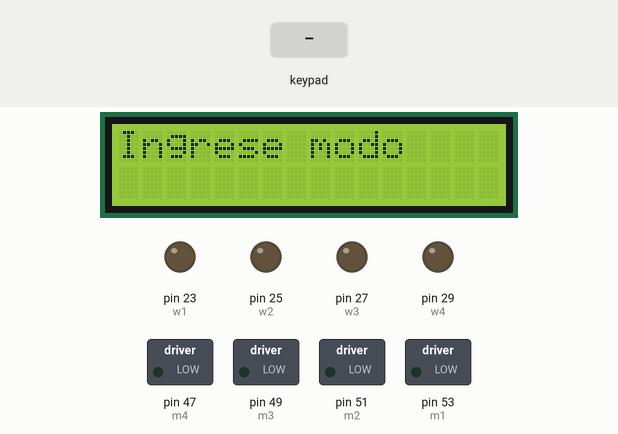
The sketch below on a simulated Arduino Mega 2560, built with avr-gcc and run on an emulated ATmega2560. On the bench: 16×2 character LCD, switched loads named in the sketch (green lamp = pin HIGH), output pins drawn as LEDs (lit = HIGH). The test bench sets the inputs (shaded band). WiFi joins after 1.5 s; servers stay silent unless stated; what the sketch prints to the serial monitor is not drawn.

Above: at 2.2 s.
2.3 s: keypad keys 4 0 4 2 4 4 pressed 0.4 s apart
At 5.8 s:
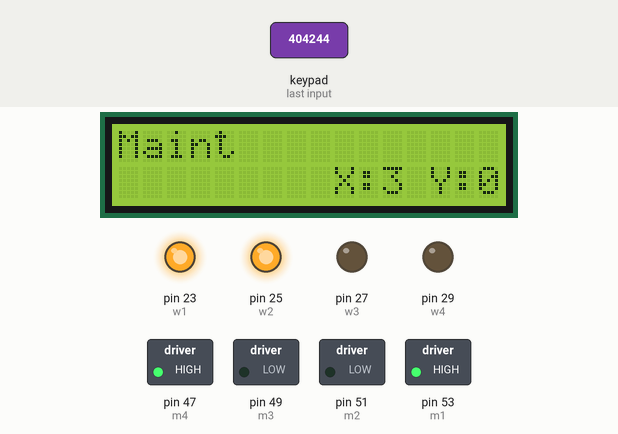
6.2 s: key '8' pressed
At 7.3 s:
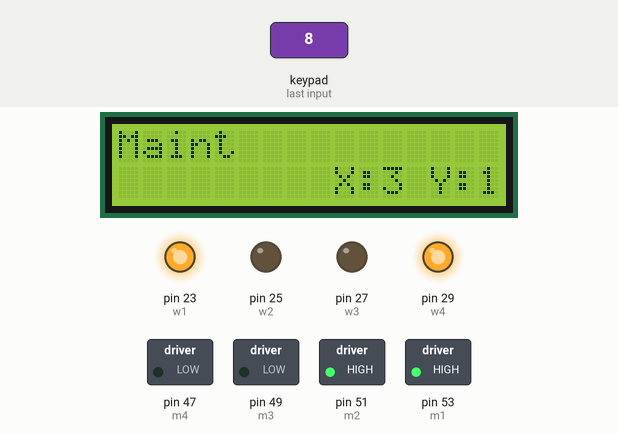
7.9 s: key '4' pressed
At 9.2 s:
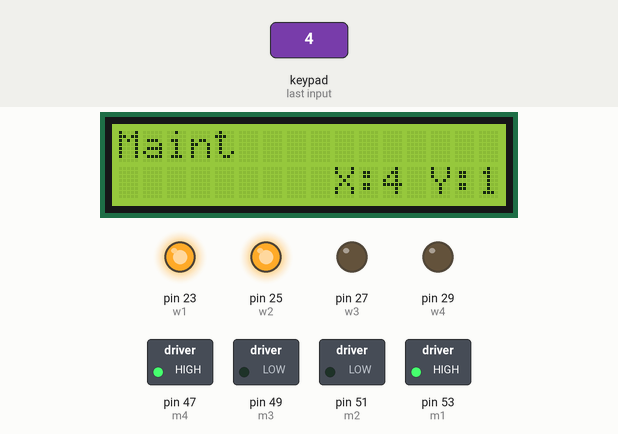
9.5 s: keypad keys 4 0 4 2 4 4 # pressed 0.4 s apart
At 13.5 s:
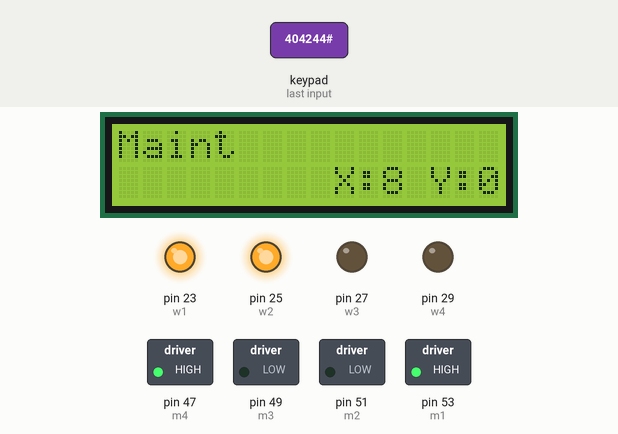
13.8 s: keypad keys 3 8 3 6 3 4 3 2 pressed 0.4 s apart
At 15.72 s:
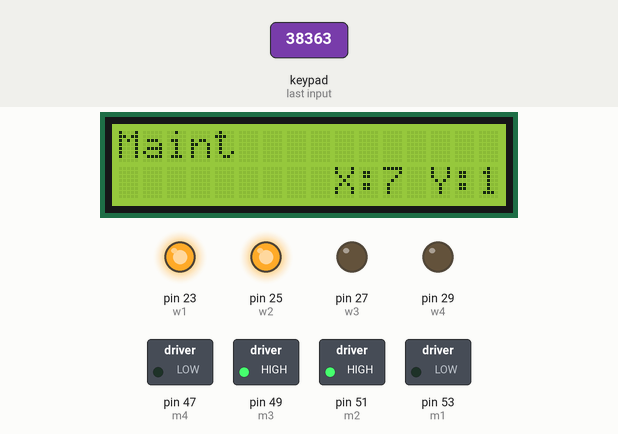
Timing chart, 0 to 18.7 s (numbered marks = the images above; inputs shaded):
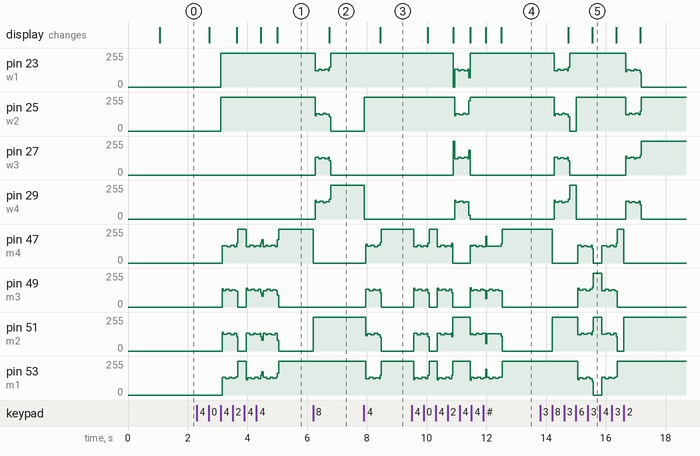

Measured:
- after the input at 2.3 s, pin 23 (w1), pin 25 (w2): 0/255 → 255/255 after 0.80 s; the display: first changes after 0.41 s (image 1 shows a later state)
- after the input at 6.2 s, pin 47 (m4): 255/255 → 0/255 at once; pin 51 (m2): 0/255 → 255/255 at once; the display: changes after 0.54 s (image 2)
- after the input at 7.9 s, pin 25 (w2): 0/255 → 255/255 at once; pin 29 (w4): 255/255 → 0/255 at once; the display: changes after 0.55 s (image 3)
- after the input at 13.8 s, the display: first changes after 0.95 s (image 5 shows a later state)

The sketch:

TP_SEAR.ino
```cpp
#include <SPI.h>
#include <Keypad.h>
#include <Ethernet.h>
#include <LiquidCrystal.h>


// ==========================
// == MOTOR CONFIG
// ==========================

int const MOTOR_POLES = 4;
int const MOTOR_STEPS = 4;

int const STEP [ MOTOR_STEPS ][ MOTOR_POLES ] = {
  {1, 1, 0, 0},
  {0, 1, 1, 0},
  {0, 0, 1, 1},
  {1, 0, 0, 1}
};

int const GEAR_RATIO = 64;
int const SHAFT_STEPS = 8;

int const SHAFT_MOTOR_STEPS_RATIO = GEAR_RATIO * MOTOR_STEPS;
int const MOTOR_TURN_DELAY = 1;

boolean turnRight, turnLeft;
int shaftPositionX = 0;
int motorStepX = 0;

const int m1 = 53;
const int m2 = 51;
const int m3 = 49;
const int m4 = 47;

boolean turnUp, turnDown;
int shaftPositionY = 0;
int motorStepY = 0;

const int w1 = 23;
const int w2 = 25;
const int w3 = 27;
const int w4 = 29;


// ==========================
// == KEYPAD CONFIG
// ==========================

const int ROWS = 4;
const int COLS = 3;

const char keys[ROWS][COLS] = {
  {'*', '0', '#'},
  {'7', '8', '9'},
  {'4', '5', '6'},
  {'1', '2', '3'},
};

byte colPins[COLS] = {40, 42, 44};
byte rowPins[ROWS] = {38, 36, 34, 32};

Keypad keypad = Keypad(makeKeymap(keys), rowPins, colPins, ROWS, COLS);

const char KEY_UP    = '8';
const char KEY_DOWN  = '2';
const char KEY_LEFT  = '6';
const char KEY_RIGHT = '4';


// ==========================
// == LCD CONFIG
// ==========================

const int D4 = A13;
const int D5 = A12;
const int D6 = A11;
const int D7 = A10;

const int RS = A9;
const int EN = A8;

LiquidCrystal lcd(RS, EN, D4, D5, D6, D7);


// ==========================
// == ETHERNET CONFIG
// ==========================

// Enter a MAC address for your controller below.
// Newer Ethernet shields have a MAC address printed on a sticker on the shield
byte mac[] = { 0xDE, 0xAD, 0xBE, 0xEF, 0xFE, 0xE1 };
// if you don't want to use DNS (and reduce your sketch size)
// use the numeric IP instead of the name for the server:

byte SERVER[] = {192, 168, 3, 139};

IPAddress server(SERVER[0], SERVER[1], SERVER[2], SERVER[3]);    // numeric IP for Google (no DNS)
//char server[] = "www.google.com";    // name address for Google (using DNS)

// Set the static IP address to use if the DHCP fails to assign
IPAddress ip(192, 168, 3, 108);

// Initialize the Ethernet client library
// with the IP address and port of the server
// that you want to connect to (port 80 is default for HTTP):
EthernetClient client;

const int PORT = 3005;

String RESPONSE_UP    = "@up";
String RESPONSE_DOWN  = "@down";
String RESPONSE_LEFT  = "@left";
String RESPONSE_RIGHT = "@right";


// ==========================
// == GLOBAL VARS
// ==========================

long time = 0;

const int TEST_MODE = 1;
const int MAINT_MODE = 2;
const int NORMAL_MODE = 4;

int MODE = 0;


// ==========================
// == SETUP
// ==========================

void setup() {
  setupSerial();
  setupLCD();
  setupMotor();
  setupEthernet();
}

void setupSerial() {
  Serial.begin(9600);
  while (!Serial) {}
  Serial.println("...Starting...");
}

void setupMotor() {
  pinMode(m1, OUTPUT);
  pinMode(m2, OUTPUT);
  pinMode(m3, OUTPUT);
  pinMode(m4, OUTPUT);
  pinMode(w1, OUTPUT);
  pinMode(w2, OUTPUT);
  pinMode(w3, OUTPUT);
  pinMode(w4, OUTPUT);
  Serial.println("Motor Configured");
}

void setupLCD() {
  Serial.println("Setup LCD");
  lcd.begin(16, 2);
  lcd.setCursor(0, 0);
  lcd.print("Hello Moto!");
  Serial.println("LCD Started");
}

void setupEthernet() {
  Serial.println("Setup Ethernet");
  Ethernet.begin(mac, ip);
  Serial.println(Ethernet.localIP());
  delay(1000);
  Serial.println("Ethernet started");
}


// ==========================
// == LOOP
// ==========================

void loop() {

  if (MODE == 0) MODE = print_set_mode();

  if (MODE == TEST_MODE) test_mode();
  if (MODE == MAINT_MODE) maint_mode();
  if (MODE == NORMAL_MODE) normal_mode();

}

void test_mode() {
  Serial.println("Iniciando pruebas del modo test");
  Serial.println("Prueba de ping");
  long test_started_time = millis();
  long time_running = 0;
  while (time_running <= 10 * 1000){
    long start_time = millis();
    make_request("/ping");
    long end_time = millis();
    Serial.print("Ping: ");
    Serial.print(end_time - start_time);
    Serial.println("ms");
    lcd.setCursor(0, 1);
    lcd.print("                ");
    lcd.setCursor(0, 1);
    lcd.print("Ping: ");
    lcd.print(end_time - start_time);
    lcd.print("ms");
    time_running = millis() - test_started_time;
  }
  int turnNo;

  lcd.setCursor(0, 1);
  lcd.print("                ");
  lcd.setCursor(0, 1);

  Serial.println("Prueba de motor eje X");
  for (turnNo = 0; turnNo < SHAFT_MOTOR_STEPS_RATIO; turnNo++) {
    move_from_command(KEY_RIGHT);
  }

  for (turnNo = 0; turnNo < SHAFT_MOTOR_STEPS_RATIO; turnNo++) {
    move_from_command(KEY_LEFT);
  }

  Serial.println("Prueba de motor eje Y");
  for (turnNo = 0; turnNo < SHAFT_MOTOR_STEPS_RATIO; turnNo++) {
    move_from_command(KEY_UP);
  }

  for (turnNo = 0; turnNo < SHAFT_MOTOR_STEPS_RATIO; turnNo++) {
    move_from_command(KEY_DOWN);
  }

  Serial.println("Fin pruebas del motor");
}

void maint_mode() {
  char key = keypad.getKey();
  move_from_command(key);
}

void normal_mode() {
  char key = get_char_code_from(make_request("/hola"));
  move_from_command(key);
}

String get_str_code_from(char key) {
  if (key == KEY_UP)    return RESPONSE_UP;
  if (key == KEY_DOWN)  return RESPONSE_DOWN;
  if (key == KEY_LEFT)  return RESPONSE_LEFT;
  if (key == KEY_RIGHT) return RESPONSE_RIGHT;
}

char get_char_code_from(String response) {
  if (response == RESPONSE_UP)    return KEY_UP;
  if (response == RESPONSE_DOWN)  return KEY_DOWN;
  if (response == RESPONSE_LEFT)  return KEY_LEFT;
  if (response == RESPONSE_RIGHT) return KEY_RIGHT;
}

void print_in_lcd(char key) {

  lcd.setCursor(8, 1);
  lcd.print(" X:");
  lcd.print(shaftPositionX);
  lcd.print(" Y:");
  lcd.print(shaftPositionY);

  Serial.print(" X:");
  Serial.print(shaftPositionX);
  Serial.print(" Y:");
  Serial.println(shaftPositionY);

}

int print_set_mode() {

  lcd.clear();
  lcd.setCursor(0, 0);
  lcd.print("Ingrese modo");
  Serial.println("Ingrese modo");
  char key;
  do {
    key = keypad.getKey();
  } while (key != '#' && key != '0' && key != '*');

  Serial.print("Modo Seteado");
  lcd.clear();
  lcd.setCursor(0, 0);

  if (key == '#') {
    lcd.print("Test");
    return TEST_MODE;
  }
  if (key == '0') {
    lcd.print("Maint");
    return MAINT_MODE;
  }
  if (key == '*') {
    lcd.print("Normal");
    return NORMAL_MODE;
  }
}

void lcd_print_if(char key, char expected, String message) {
  if (key == expected) {
    lcd.clear();
    lcd.setCursor(0, 0);
    lcd.print(message);
    Serial.println(message);
  }
}

void move_from_command(char key) {

  turnUp    = key == KEY_UP;
  turnDown  = key == KEY_DOWN;
  turnLeft  = key == KEY_LEFT;
  turnRight = key == KEY_RIGHT;

  if (turnLeft || turnRight || turnDown || turnUp) {
    move_shaft();
    print_in_lcd(key);
  }

}

void move_shaft() {
  int turnNo;
  if ((turnRight && shaftPositionX <= 7) || (shaftPositionX > 0 && turnLeft) || (turnUp && shaftPositionY <= 7) || (shaftPositionY > 0 && turnDown)) {
    for (turnNo = 0; turnNo < SHAFT_MOTOR_STEPS_RATIO; turnNo++) {
      move_motor();
      delay(2);
    }
    if (turnRight) {
      shaftPositionX++;
    } else if (turnLeft) {
      shaftPositionX--;
    } else if (turnUp) {
      shaftPositionY++;
    } else if (turnDown) {
      shaftPositionY--;
    }
  }
}

void move_motor() {
  digitalWrite( m1, STEP[motorStepX][0] );
  digitalWrite( m2, STEP[motorStepX][1] );
  digitalWrite( m3, STEP[motorStepX][2] );
  digitalWrite( m4, STEP[motorStepX][3] );
  digitalWrite( w1, STEP[motorStepY][0] );
  digitalWrite( w2, STEP[motorStepY][1] );
  digitalWrite( w3, STEP[motorStepY][2] );
  digitalWrite( w4, STEP[motorStepY][3] );

  if (turnRight) {
    motorStepX++;
  } else if (turnLeft) {
    motorStepX--;
  } else if (turnUp) {
    motorStepY++;
  } else if (turnDown) {
    motorStepY--;
  }
  motorStepX = ( motorStepX + 4 ) % 4 ;
  motorStepY = ( motorStepY + 4 ) % 4 ;
}


String make_request(String endpoint) {

  boolean nextIsResponse = false;
  String response = "";

  while (true) {

    long elapsed_time = millis() - time;

    if (elapsed_time >= 1 * 1000) {
      time = millis();
      while(!client.connected()) {
        if (client.connect(server, PORT)) {
          Serial.println("Request starting");
          client.println("GET " + endpoint + " HTTP/1.1");
          client.println("Host: " + String(SERVER[0]) + "." + String(SERVER[1]) + "."  + String(SERVER[2]) + "." + String(SERVER[3]));
          client.println("Connection:close");
          client.println();
        } else{
          Serial.println("Error making the request");
        }
      }

      while(!client.available()){}

      while(client.available()){
        char c = client.read();
        nextIsResponse = nextIsResponse || c == '@';
        if(nextIsResponse){
          response += c;
        }
      }
      client.stop();

      return response;
    }
  }

}
```
